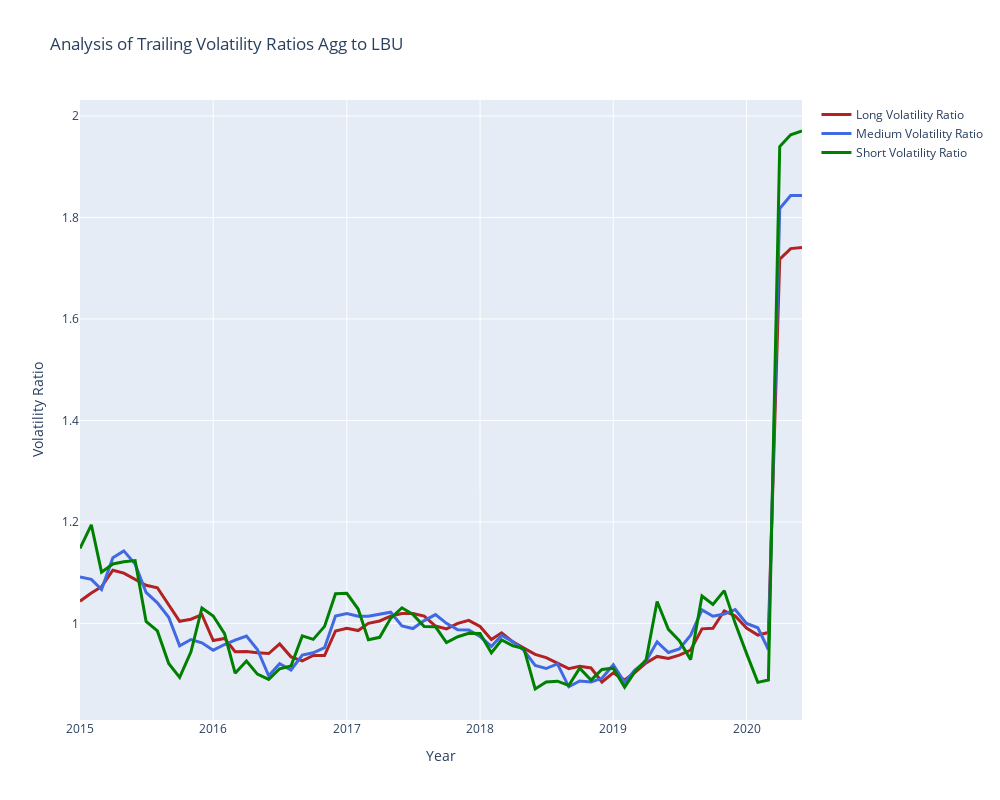

The notebook cell saved with this chart:
### Code cell
fig = go.Figure() # go object

Date = df["Date"]
Long = df["Long Volatility Ratio"]
Medium = df["Medium Volatility Ratio"]
Short = df["Short Volatility Ratio"]

fig.add_trace(go.Scatter(x=Date, y=Long, name='Long Volatility Ratio',
                         line=dict(color='firebrick', width=3)))
fig.add_trace(go.Scatter(x=Date, y=Medium, name='Medium Volatility Ratio',
                         line=dict(color='royalblue', width=3,)))
fig.add_trace(go.Scatter(x=Date, y=Short, name='Short Volatility Ratio',
                         line=dict(color='green', width=3,)))

# Edit the layout
fig.update_layout(title='Analysis of Trailing Volatility Ratios Agg to LBU',
                   xaxis_title='Year',
                   yaxis_title='Volatility Ratio', width=1000, height=800,)

#px.line(df, x='Date', y='Long Volatility Ratio')
#fig = px.line(df, x='Date', y='Medium Volatility Ratio')
fig.show()
